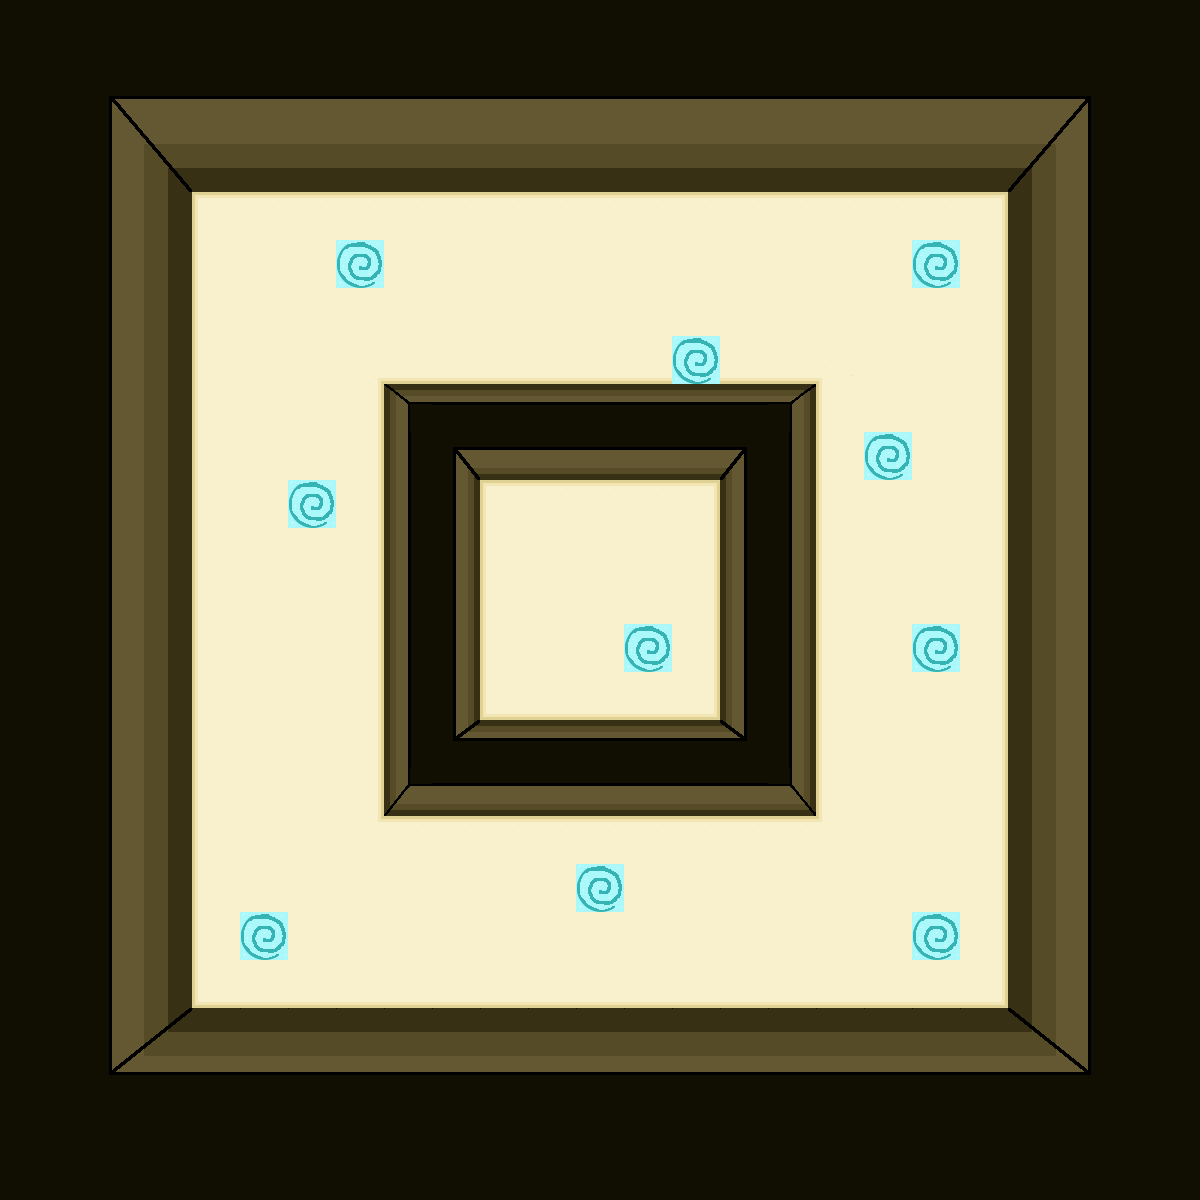

A 2D game scene composited from a Tiled map and its tileset images. What follows is a short description and the map's XML, with every tile layer's data as written:
An orthogonal 25x25 tile map with 48x48 px tiles, 1 tile layer (Tile Layer 1) and 11 objects (10x trigger, item).

<map version="1.0" orientation="orthogonal" renderorder="right-down" width="25" height="25" tilewidth="48" tileheight="48" nextobjectid="19">
 <tileset firstgid="1" name="Tilesetv2" tilewidth="48" tileheight="48" tilecount="144" columns="12">
  <image source="tileset.png" width="576" height="576" />
 </tileset>
 <layer name="Tile Layer 1" width="25" height="25">
  <data encoding="csv">
31,31,31,31,31,31,31,31,31,31,31,31,31,31,31,31,31,31,31,31,31,31,31,31,31,
31,31,31,31,31,31,31,31,31,31,31,31,31,31,31,31,31,31,31,31,31,31,31,31,31,
31,31,43,44,45,45,45,45,45,45,45,45,45,45,45,45,45,45,45,45,45,46,47,31,31,
31,31,55,56,57,57,57,57,57,57,57,57,57,57,57,57,57,57,57,57,57,58,59,31,31,
31,31,67,68,2,3,3,3,3,3,3,3,3,3,3,3,3,3,3,3,4,70,71,31,31,
31,31,67,68,14,1,1,89,1,1,1,1,1,1,1,1,1,1,1,89,16,70,71,31,31,
31,31,67,68,14,1,1,1,1,1,1,1,1,1,1,1,1,1,1,1,16,70,71,31,31,
31,31,67,68,14,1,1,38,27,27,27,27,27,27,89,27,27,39,1,1,16,70,71,31,31,
31,31,67,68,14,1,1,16,7,34,34,34,34,34,34,34,8,14,1,1,16,70,71,31,31,
31,31,67,68,14,1,1,16,23,9,10,10,10,10,10,11,21,14,89,1,16,70,71,31,31,
31,31,67,68,14,1,89,16,23,21,2,3,3,3,4,23,21,14,1,1,16,70,71,31,31,
31,31,67,68,14,1,1,16,23,21,14,1,1,1,16,23,21,14,1,1,16,70,71,31,31,
31,31,67,68,14,1,1,16,23,21,14,1,1,1,16,23,21,14,1,1,16,70,71,31,31,
31,31,67,68,14,1,1,16,23,21,14,1,1,89,16,23,21,14,1,89,16,70,71,31,31,
31,31,67,68,14,1,1,16,23,21,26,27,27,27,28,23,21,14,1,1,16,70,71,31,31,
31,31,67,68,14,1,1,16,23,33,34,34,34,34,34,35,21,14,1,1,16,70,71,31,31,
31,31,67,68,14,1,1,16,19,10,10,10,10,10,10,10,20,14,1,1,16,70,71,31,31,
31,31,67,68,14,1,1,50,3,3,3,3,3,3,3,3,3,51,1,1,16,70,71,31,31,
31,31,67,68,14,1,1,1,1,1,1,1,89,1,1,1,1,1,1,1,16,70,71,31,31,
31,31,67,68,14,89,1,1,1,1,1,1,1,1,1,1,1,1,1,89,16,70,71,31,31,
31,31,67,68,26,27,27,27,27,27,27,27,27,27,27,27,27,27,27,27,28,70,71,31,31,
31,31,79,80,81,81,81,81,81,81,81,81,81,81,81,81,81,81,81,81,81,82,83,31,31,
31,31,91,92,93,93,93,93,93,93,93,93,93,93,93,93,93,93,93,93,93,94,95,31,31,
31,31,31,31,31,31,31,31,31,31,31,31,31,31,31,31,31,31,31,31,31,31,31,31,31,
31,31,31,31,31,31,31,31,31,31,31,31,31,31,31,31,31,31,31,31,31,31,31,31,31
</data>
 </layer>
 <objectgroup name="Object Layer 1">
  <object id="1" name="item_0" type="item" x="528" y="528" width="48" height="48" />
  <object id="6" name="spawn2" type="trigger" x="912" y="240" width="48" height="48">
   <properties>
    <property name="margin" type="float" value="-16" />
    <property name="on_enter">play_sound tp.wav
fade_out next_level lvl_0v2.json
</property>
   </properties>
  </object>
  <object id="7" name="spawn" type="trigger" x="240" y="912" width="48" height="48">
   <properties>
    <property name="margin" type="float" value="-16" />
    <property name="on_enter">play_sound tp.wav
fade_out next_level lvl_4.json spawn2
</property>
   </properties>
  </object>
  <object id="11" name="tp_1_0" type="trigger" x="288" y="480" width="48" height="48">
   <properties>
    <property name="margin" type="float" value="-16" />
    <property name="on_enter">teleport tp_1_1
</property>
   </properties>
  </object>
  <object id="12" name="tp_2_0" type="trigger" x="336" y="240" width="48" height="48">
   <properties>
    <property name="margin" type="float" value="-16" />
    <property name="on_enter">teleport tp_2_1
</property>
   </properties>
  </object>
  <object id="13" name="tp_1_1" type="trigger" x="672" y="336" width="48" height="48">
   <properties>
    <property name="margin" type="float" value="-16" />
    <property name="on_enter">teleport tp_1_0
</property>
   </properties>
  </object>
  <object id="14" name="tp_3_1" type="trigger" x="864" y="432" width="48" height="48">
   <properties>
    <property name="margin" type="float" value="-16" />
    <property name="on_enter">teleport tp_3_0
</property>
   </properties>
  </object>
  <object id="15" name="tp_2_1" type="trigger" x="912" y="624" width="48" height="48">
   <properties>
    <property name="margin" type="float" value="-16" />
    <property name="on_enter">teleport tp_2_0
</property>
   </properties>
  </object>
  <object id="16" name="tp_0_1" type="trigger" x="912" y="912" width="48" height="48">
   <properties>
    <property name="margin" type="float" value="-16" />
    <property name="on_enter">teleport tp_0_0
</property>
   </properties>
  </object>
  <object id="17" name="tp_3_0" type="trigger" x="576" y="864" width="48" height="48">
   <properties>
    <property name="margin" type="float" value="-16" />
    <property name="on_enter">teleport tp_3_1
</property>
   </properties>
  </object>
  <object id="18" name="tp_0_0" type="trigger" x="624" y="624" width="48" height="48">
   <properties>
    <property name="margin" type="float" value="-16" />
    <property name="on_enter">teleport tp_0_1
</property>
   </properties>
  </object>
 </objectgroup>
</map>
